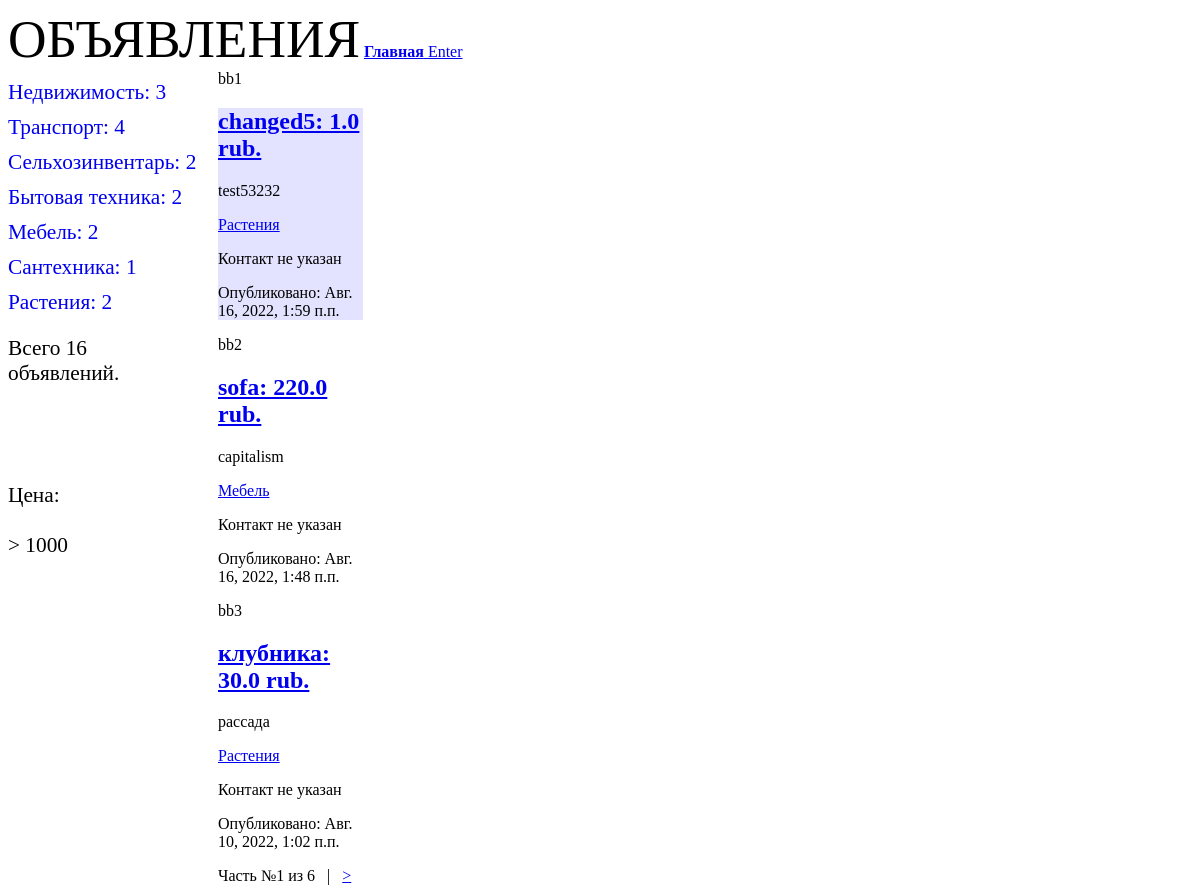
Page /bboard/ on the earlier database version.
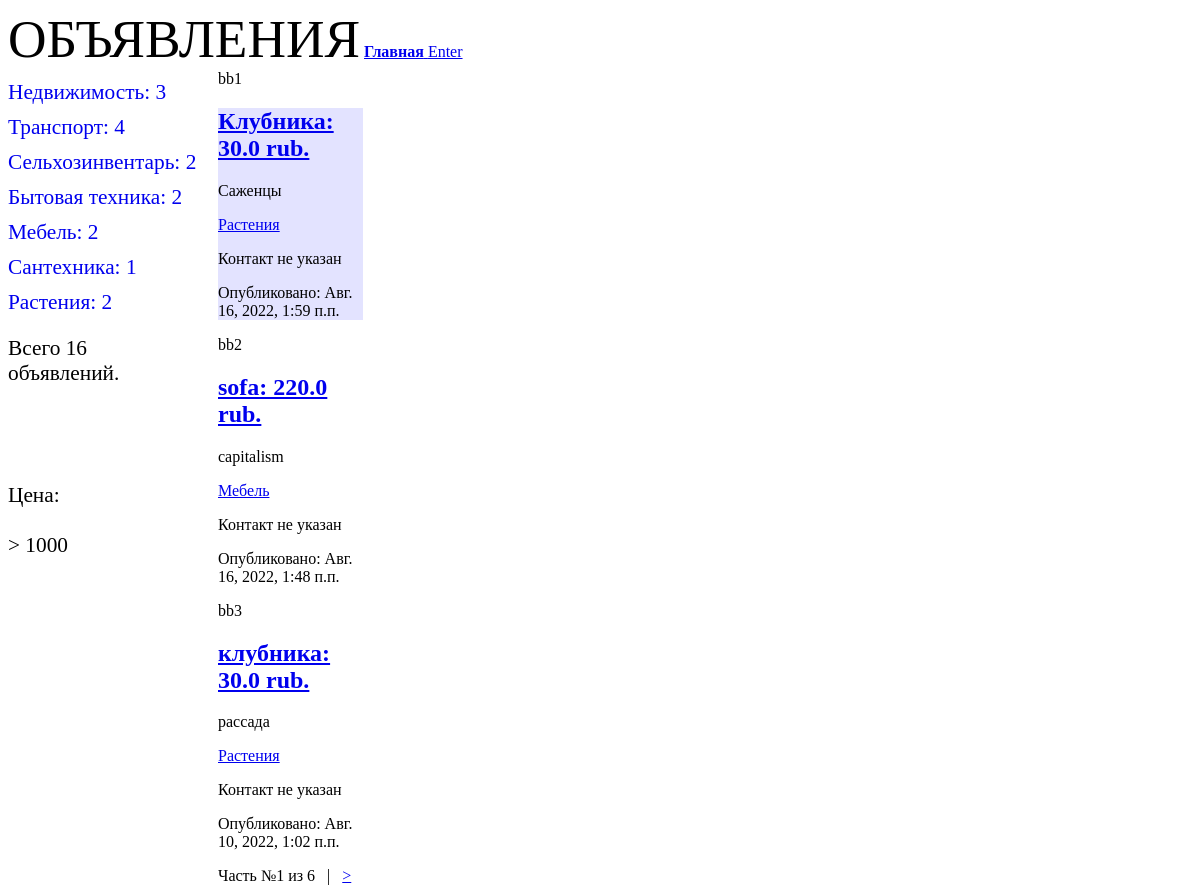
Same page on the later database version.
### bboard/models.py (models this page shows, shortened)
class Rubric(models.Model) :
    def get_absolute_url(self):
        return f'/bboard/{self.pk}'
    name = models.CharField(max_length=20, db_index=True, verbose_name='Название')
    show = models.BooleanField(default=True)    # Its doesnt work!!!
    class Meta:
        verbose_name_plural = 'Рубрики'
        verbose_name        = 'Рубрика'
        ordering            = ['name']

class Bb(models.Model):
    class Kinds(models.TextChoices):
                    BUY = 'b', 'Куплю'
                    SELL = 's', 'Продам'
                    EXCHANGE = 'с', 'Обменяю'
                    RENT = 'r'
                    __empty__ = 'Выберите тип публикуемого объявления'
    kind = models.CharField(
        max_length=1,choices=Kinds.choices,default=Kinds.SELL
        )
    title = models.CharField(
        max_length=50, verbose_name='Товар',
        validators=[validators.MinLengthValidator(get_min_length)],
                                    )
    content = models.TextField(
        null=True, blank=True, verbose_name='Описание'
        )
    price = models.FloatField(
        null=True, blank=True, verbose_name="Цена",
        )
    published = models.DateTimeField(
        auto_now_add=True, db_index=True, verbose_name="Опубликовано"
        )
    changed = models.DateTimeField(
        auto_now=True, db_index=True, verbose_name="Изменено"
        )
    rubric = models.ForeignKey(
        'Rubric', null=True, on_delete=models.PROTECT, verbose_name='Рубрика',
        limit_choices_to={'show': True} #  limit_choices_to в форме работает но отображается на сайте
        )
    class Meta:
        verbose_name_plural = 'Объявления'
        verbose_name        = 'Объявление'
        ordering            = ['-published']
        unique_together     = ('title', 'price')    # Ограничение на уже имеющуюся комбинацию в БД
    def title_and_price(self):
        if self.price:
            return f'{self.title}: {self.price} rub.'
        else:
            return self.title

### bboard/views.py (the view)
# urls.py: path('', index, name='index'),
def index(request):
    if request.method == 'GET':     # не обязательно
        bbs       = Bb.objects.all()
        paginator = Paginator(bbs, 3)
        if "page" in request.GET:
            page_num = request.GET['page']
        else:
            page_num = 1
        page = paginator.get_page(page_num)
        context   = {'bbs': page.object_list, 'rubrics': rubricsAll, 'rc': RC, 'page': page, 'bbstotal': bbs}
        return render(request, 'bboard/index.html', context)
    else:
        return HTTPResponse('Wrong method: 405')

### bboard/templates/bboard/index.html (shortened to what this page needs)
{% extends "layout/basic.html" %}
{% block content %}
{% if bbs %}
    {% for bb in bbs %}
        {% cycle 'bb1' 'bb2' 'bb3' as currentclass %}
        <div class={{currentclass}}>
            <h2 ><a href="{% url 'bboard:detail' pk=bb.pk %}">{{ bb.title_and_price }}</a></h2>
            <p>{{ bb.content }}</p>
            <p><a href="/bboard/{{ bb.rubric.pk }}/">
                    {{ bb.rubric.name }}</a></p>
            {% firstof bb.phone bb.email 'Контакт не указан' %}
            <p >Опубликовано: {{ bb.published|date:"DATETIME_FORMAT" }}</p>
        </div>
    {% endfor %}
{% else %}
        <p><h3>Объявлений нет</h3></p>
{% endif %}
<div>
        Часть №{{ page.number }} из {{ page.paginator.num_pages }}
    {% if page.has_next %}
        &nbsp;&nbsp;|&nbsp;&nbsp;
        <a href="?page={{ page.next_page_number }}">&gt;</a>
    {% endif %}
</div>
{% endblock %}

### bboard/templates/layout/basic.html (shortened to what this page needs)
{% load static %}
<!DOCTYPE html>
<html>
<head>
</head>
<body>
    <header>
        <hl>Объявления</hl>
        <link rel="stylesheet" type="text/css" href="{% static 'bboard/style.css' %}">
        <a href="{% url 'bboard:index' %}"><b>Главная</b></а>
        {% if user.is_authenticated %}
            <a href={% url 'bboard:rubrics' %}>Рубрики</a>
            <a href="/accounts/logout/">Exit</a>
            {{ user.username }}
        {% else %}
            <a href="/accounts/login/">Enter</a>
        {% endif %}
    </header>
    <nav>
        {% for rubric in rc %}
            <a href="{{ rubric.get_absolute_url }}">
                {{ rubric.name }}: {{ rubric.bb__count }}
            </a>
        {% endfor %}
        {% with bb_count=bbstotal.count %}
            {% if bb_count > 0 %}
                <p>Всего {{ bb_count }} объявлений.</p>
            {% endif %}
        {% endwith %}
        <br><br><br>
        Цена:<br><br>
        > 1000
    </nav>
    <section>
        {% block content %}
        {% endblock %}
    </section>
</body>
</html>

### bboard/static/bboard/style.css (style rules this page uses)
header hl { font-size: 40pt; text-transform: uppercase; text-align: center; }
nav { font-size: 16pt; width: 190px; float: left; }
nav a { display: block; margin: 10px 0px; text-decoration: none; }
section { margin-left: 210px; margin-right: 70%; }
section .bb1 { background-color: rgba(0, 0, 255, 0.11); }

Differences in the rows shown:
changed Bb: title_and_price "changed5: 1.0 rub." → "Клубника: 30.0 rub."; content "test53232" → "Саженцы"
